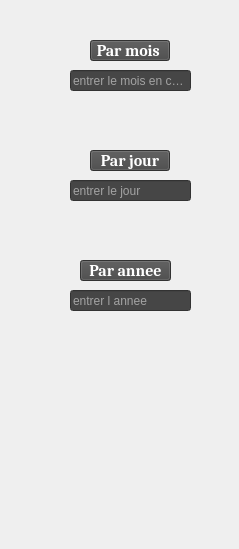
      <widget class="QWidget" name="scrollAreaWidgetContents_5">
       <property name="geometry">
        <rect>
         <x>0</x>
         <y>0</y>
         <width>239</width>
         <height>549</height>
        </rect>
       </property>
       <widget class="QLineEdit" name="mois_7">
        <property name="geometry">
         <rect>
          <x>70</x>
          <y>70</y>
          <width>121</width>
          <height>21</height>
         </rect>
        </property>
        <property name="focusPolicy">
         <enum>Qt::ClickFocus</enum>
        </property>
        <property name="styleSheet">
         <string notr="true">background-color: rgb(70, 70, 70);
color: rgb(255, 255, 255);</string>
        </property>
        <property name="placeholderText">
         <string>entrer le mois en chiffre</string>
        </property>
       </widget>
       <widget class="QPushButton" name="mois_8">
        <property name="geometry">
         <rect>
          <x>90</x>
          <y>40</y>
          <width>80</width>
          <height>21</height>
         </rect>
        </property>
        <property name="font">
         <font>
          <family>Cambria</family>
          <pointsize>12</pointsize>
          <weight>75</weight>
          <bold>true</bold>
         </font>
        </property>
        <property name="cursor">
         <cursorShape>PointingHandCursor</cursorShape>
        </property>
        <property name="styleSheet">
         <string notr="true">background-color: rgb(70, 70, 70);
color: rgb(255, 255, 255);</string>
        </property>
        <property name="text">
         <string>Par mois </string>
        </property>
       </widget>
       <widget class="QLineEdit" name="jour_5">
        <property name="geometry">
         <rect>
          <x>70</x>
          <y>180</y>
          <width>121</width>
          <height>21</height>
         </rect>
        </property>
        <property name="focusPolicy">
         <enum>Qt::ClickFocus</enum>
        </property>
        <property name="styleSheet">
         <string notr="true">background-color: rgb(70, 70, 70);
color: rgb(255, 255, 255);</string>
        </property>
        <property name="placeholderText">
         <string>entrer le jour</string>
        </property>
       </widget>
       <widget class="QPushButton" name="jour_6">
        <property name="geometry">
         <rect>
          <x>90</x>
          <y>150</y>
          <width>80</width>
          <height>21</height>
         </rect>
        </property>
        <property name="font">
         <font>
          <family>Cambria</family>
          <pointsize>12</pointsize>
          <weight>75</weight>
          <bold>true</bold>
         </font>
        </property>
        <property name="cursor">
         <cursorShape>PointingHandCursor</cursorShape>
        </property>
        <property name="styleSheet">
         <string notr="true">background-color: rgb(70, 70, 70);
color: rgb(255, 255, 255);</string>
        </property>
        <property name="text">
         <string>Par jour</string>
        </property>
       </widget>
       <widget class="QLineEdit" name="anne_5">
        <property name="geometry">
         <rect>
          <x>70</x>
          <y>290</y>
          <width>121</width>
          <height>21</height>
         </rect>
        </property>
        <property name="focusPolicy">
         <enum>Qt::ClickFocus</enum>
        </property>
        <property name="styleSheet">
         <string notr="true">background-color: rgb(70, 70, 70);
color: rgb(255, 255, 255);</string>
        </property>
        <property name="placeholderText">
         <string>entrer l annee</string>
        </property>
       </widget>
       <widget class="QPushButton" name="anne_6">
        <property name="geometry">
         <rect>
          <x>80</x>
          <y>260</y>
          <width>91</width>
          <height>21</height>
         </rect>
        </property>
        <property name="font">
         <font>
          <family>Cambria</family>
          <pointsize>12</pointsize>
          <weight>75</weight>
          <bold>true</bold>
         </font>
        </property>
        <property name="cursor">
         <cursorShape>PointingHandCursor</cursorShape>
        </property>
        <property name="styleSheet">
         <string notr="true">background-color: rgb(70, 70, 70);
color: rgb(255, 255, 255);</string>
        </property>
        <property name="text">
         <string>Par annee</string>
        </property>
       </widget>
      </widget>
